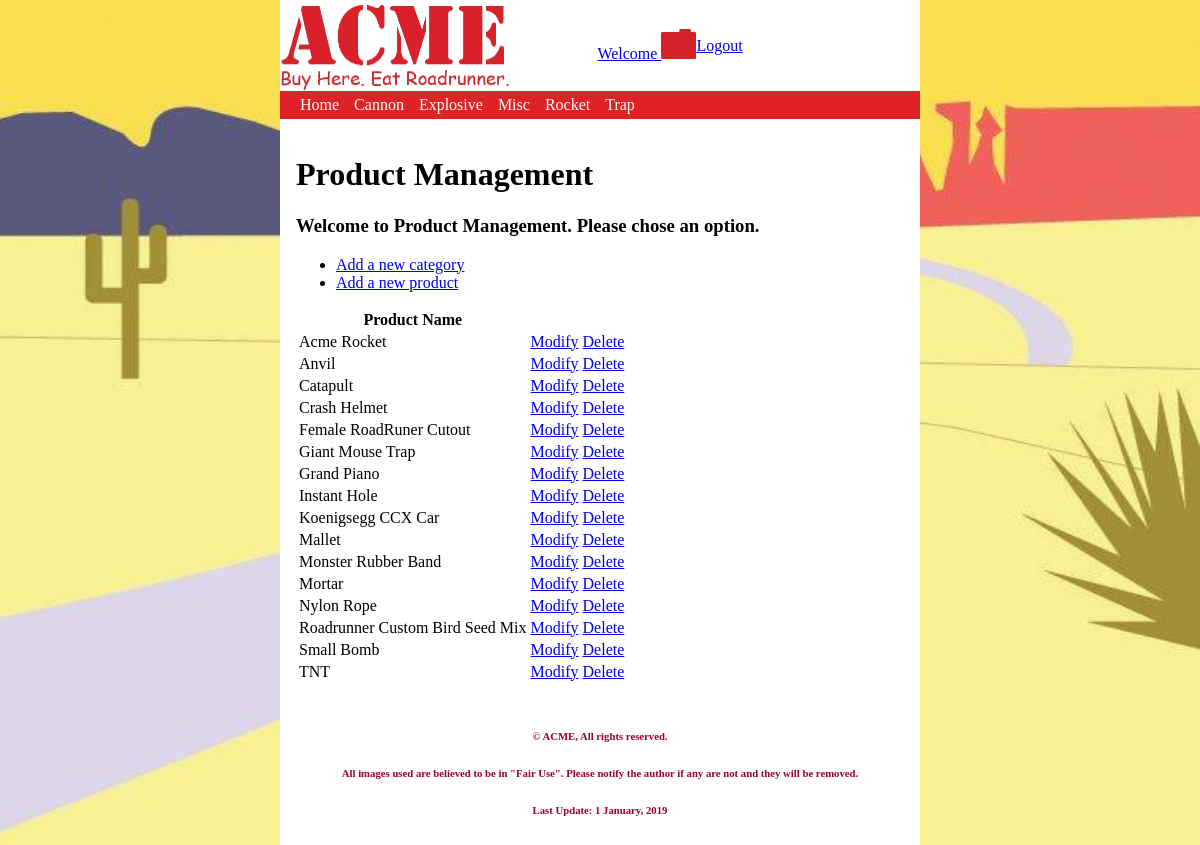
The app's page /products/index.php (signed in) with its own data.
### tables this page shows
CREATE TABLE `categories` (
  `categoryId` int(10) UNSIGNED NOT NULL,
  `categoryName` varchar(30) NOT NULL
);

CREATE TABLE `inventory` (
  `invId` int(10) UNSIGNED NOT NULL,
  `invName` varchar(50) NOT NULL DEFAULT '',
  `invDescription` text NOT NULL,
  `invImage` varchar(50) NOT NULL DEFAULT '',
  `invThumbnail` varchar(50) NOT NULL DEFAULT '',
  `invPrice` decimal(10,2) NOT NULL DEFAULT '0.00',
  `invStock` smallint(6) NOT NULL DEFAULT '0',
  `invSize` smallint(6) NOT NULL DEFAULT '0',
  `invWeight` smallint(6) NOT NULL DEFAULT '0',
  `invLocation` varchar(35) NOT NULL DEFAULT '',
  `categoryId` int(10) UNSIGNED NOT NULL,
  `invVendor` varchar(20) NOT NULL DEFAULT '',
  `invStyle` varchar(20) NOT NULL DEFAULT ''
);

### model/acme-model.php (called while the page is built, shortened)
<?php
function getCategories() {
    $db = acmeConnect();
    $sql = 'SELECT categoryName, categoryId FROM categories ORDER BY categoryName ASC';
    $stmt = $db->prepare($sql);
    $stmt->execute();
    $categories = $stmt->fetchAll();
    return $categories;
}

### model/products-model.php (called while the page is built, shortened)
<?php
function getProductBasics() {
    $db = acmeConnect();
    $sql = 'SELECT invName, invId FROM inventory ORDER BY invName ASC';
    $stmt = $db->prepare($sql);
    $stmt->execute();
    $products = $stmt->fetchAll(PDO::FETCH_NAMED);
    return $products;
}

### products/index.php (the view, shortened to what this page needs)
<?php
require_once '../model/acme-model.php';
require_once '../model/products-model.php';
require_once '../library/functions.php';
$categories = getCategories();
$navList = buildNav($categories);
$action = filter_input(INPUT_POST, 'action');
if ($action == NULL) {
    $action = filter_input(INPUT_GET, 'action');
    if ($action == NULL) {
        $action = 'product-management';
    }
}
switch ($action) {
    case 'product-management':
        $products = getProductBasics();
        if (count($products) > 0) {
            $invList = '<table>';
            $invList .= '<thead>';
            $invList .= '<tr><th>Product Name</th><td>&nbsp;</td><td>&nbsp;</td></tr>';
            $invList .= '</thead>';
            $invList .= '<tbody>';
            foreach ($products as $product) {
                $invList .= "<tr><td>$product[invName]</td>";
                $invList .= "<td><a href='/acme/products?action=modify&id=$product[invId]' title='Click to modify'>Modify</a></td>";
                $invList .= "<td><a href='/acme/products?action=delete&id=$product[invId]' title='Click to delete'>Delete</a></td></tr>";
            }
            $invList .= '</tbody></table>';
        } else {
            $message = '<p class="notify">Sorry, no products were returned.</p>';
        }
        include '../view/product-management.php';
        break;
}

### library/functions.php (shortened to what this page needs)
<?php
function buildNav($categories) {
    $navList = '<ul>';
    $navList .= "<li><a href='/acme/index.php' title='View the Acme home page'>Home</a></li>";
    foreach ($categories as $category) {
        $navList .= "<li><a href='/acme/products/?action=category&type=$category[categoryName]' "
                . "title='View our $category[categoryName] product line'>$category[categoryName]</a>
</li>";
    }
    $navList .= '</ul>';
    return $navList;
}

### css/styles.css (style rules this page uses)
body { padding: 0; margin: 3%; font-family: "Comic Sans MS"; background-image: url("/acme/images/site/background.jpg"); background-repeat: no-repeat; background-size: 100% 100%; display: flex; flex-direction: column; }
nav ul { background-color: #DE2226; list-style-type: none; margin: 0; padding: 0; }
nav a { color: white; display: block; text-decoration: none; }
nav > ul { display: block; }
nav > ul > li { display:table; border-left: 15px solid #DE2226; }
@media screen and (min-width: 30.1em) { nav > ul > li { display: table-cell; } }
@media screen and (min-width: 50em) { body { margin: 0px auto; max-width: 40em; } }

### records on screen
categories: categoryName "Cannon"
categories: categoryName "Explosive"
categories: categoryName "Misc"
categories: categoryName "Rocket"
categories: categoryName "Trap"
inventory: invName "Acme Rocket"
inventory: invName "Anvil"
inventory: invName "Catapult"
inventory: invName "Crash Helmet"
inventory: invName "Female RoadRuner Cutout"
inventory: invName "Giant Mouse Trap"
inventory: invName "Grand Piano"
inventory: invName "Instant Hole"
inventory: invName "Koenigsegg CCX Car"
inventory: invName "Mallet"
inventory: invName "Monster Rubber Band"
inventory: invName "Mortar"
inventory: invName "Nylon Rope"
inventory: invName "Roadrunner Custom Bird Seed Mix"
inventory: invName "Small Bomb"
inventory: invName "TNT"
